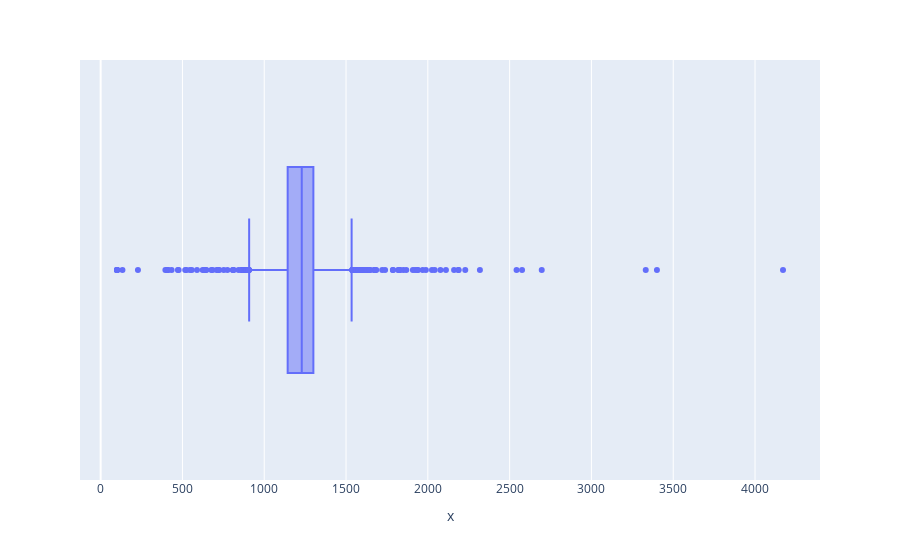

Write notebook code for a chart like this one.
### Code cell
px.box(x=user_df[(user_df['gender'] == 'F')&(user_df['is_stable']==True)].elo_rating.dropna())

### Figure 1 — Plotly figure (JSON) as saved in the notebook; plotly's stock layout.template omitted (floating-point values rounded to 4 significant figures; data arrays with more than 128 entries replaced by an {"elided": "..."} marker saying what was removed)
{"data": [{"alignmentgroup": "True", "hovertemplate": "x=%{x}<extra></extra>", "legendgroup": "", "marker": {"color": "#636efa"}, "name": "", "notched": false, "offsetgroup": "", "orientation": "h", "showlegend": false, "type": "box", "x": {"elided": "32594 float values"}, "x0": " ", "xaxis": "x", "y0": " ", "yaxis": "y"}], "layout": {"boxmode": "group", "legend": {"tracegroupgap": 0}, "margin": {"t": 60}, "xaxis": {"anchor": "y", "domain": [0, 1], "title": {"text": "x"}}, "yaxis": {"anchor": "x", "domain": [0, 1]}}}
